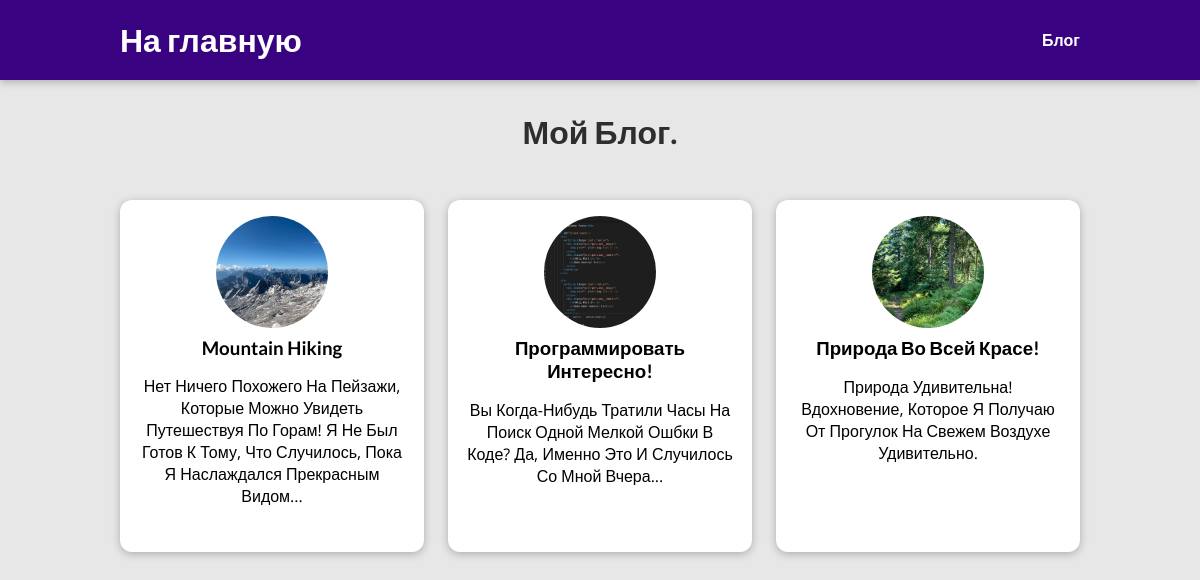
Page /blog on the committed database.
### blog/models.py (models this page shows)
class Post(models.Model):
    author = models.ForeignKey(Author,null=True, on_delete=models.SET_NULL, related_name="posts")
    tag = models.ManyToManyField(Tag)
    title = models.CharField(max_length=150)
    excerpt = models.CharField(max_length=300)
    image = models.ImageField(upload_to = 'images', null = True)
    date = models.DateField(auto_now=True)
    slug = models.SlugField(unique=True, db_index=True)
    content = models.TextField(validators=[MinLengthValidator(10)])

### blog/views.py (the view)
# urls.py: path('blog', views.blog.as_view(), name = "blog"),
class blog(ListView):
    template_name = "blog/posts.html"
    model = Post
    ordering = ['-date']
    context_object_name = 'blog'

### blog/templates/blog/posts.html (shortened to what this page needs)
{% extends "base.html" %}
{% load static %}
{% block css %}
    <link rel="stylesheet" href=" {% static 'blog/post.css' %} ">
    <link rel="stylesheet" href="{%static 'blog/posts.css'%}">
{% endblock  %}
{% block body %}
    <section id='all-posts'>
        <h2>Мой Блог.</h2>
        <ul>
            {% for post in blog  %}
                {% include "blog/includes/post_preview.html" %}
            {% endfor %}
        </ul>
    </section>
{% endblock %}

### blog/templates/blog/includes/post_preview.html
<li>
    <article class="post">
        <a href="{% url 'article' post.slug %}">
            <img src="{{ post.image.url }}" alt="{{post.title |title}}" />
            <div class="post__content">
                <h3>{{ post.title | title}}</h3>
                <p>{{ post.excerpt |title}}
                </p>
            </div>
        </a>
    </article>
</li>

### static/base.css (style rules this page uses)
* { box-sizing: border-box; }
html { font-family: 'Open Sans', 'Lato', sans-serif; }
body { margin: 0; }
h1, h2, h3 { font-family: 'Lato', sans-serif; font-weight: bold; }

### blog/static/blog/post.css (style rules this page uses)
body { background-color: #e7e7e7; }
.post { display: flex; flex-direction: column; align-items: center; text-align: center; }
.post a { text-decoration: none; color: black; transition: all 0.2s ease; padding: 1rem; }
.post img { width: 5rem; }
.post img { width: 5rem; height: 5rem; object-fit: cover; border-radius: 50%; }
.post h3 { margin: 0.25rem 0; }

### blog/static/blog/posts.css (style rules this page uses)
body { background-color: #e7e7e7; }
#all-posts { margin: 7rem auto; width: 90%; max-width: 60rem; }
#all-posts h2 { text-align: center; font-size: 2rem; color: #2e2e2e; margin: 3rem 0; }
ul { list-style: none; margin: 0; padding: 0; display: grid; grid-template-columns: repeat(auto-fill, minmax(17rem, 1fr)); gap: 1.5rem; }
.post img { width: 7rem; height: 7rem; }
.post a { height: 22rem; transform-origin: center; box-shadow: 0 2px 8px rgba(0, 0, 0, 0.25); border-radius: 12px; background-color: white; }

### rows in the picture
Post: image (picture), title "Mountain Hiking", excerpt "Нет Ничего Похожего На Пейзажи, Которые Можно Увидеть Путешествуя По Горам! Я Не Был Готов К Тому, Что Случилось, Пока Я Наслаждался Прекрасным Видом..."
Post: image (picture), title "Программировать Интересно!", excerpt "Вы Когда-Нибудь Тратили Часы На Поиск Одной Мелкой Ошбки В Коде? Да, Именно Это И Случилось Со Мной Вчера..."
Post: image (picture), title "Природа Во Всей Красе!", excerpt "Природа Удивительна! Вдохновение, Которое Я Получаю От Прогулок На Свежем Воздухе Удивительно."
